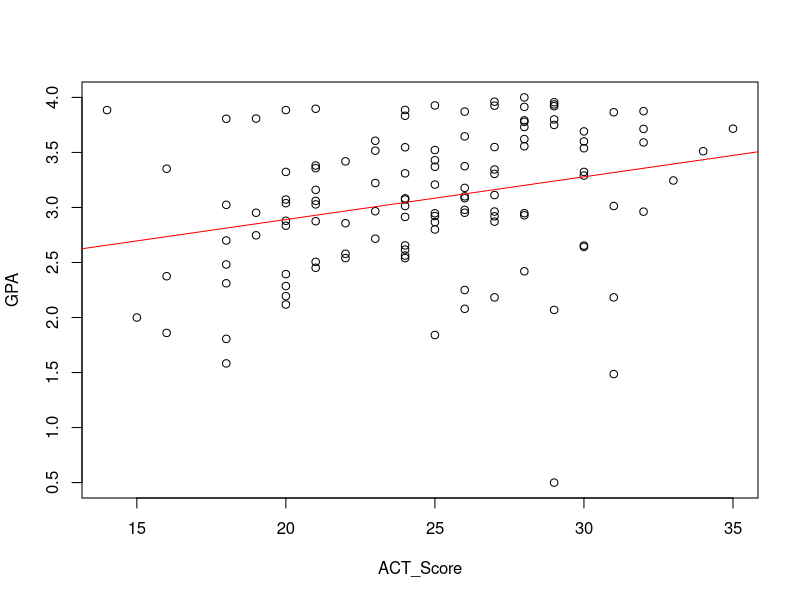
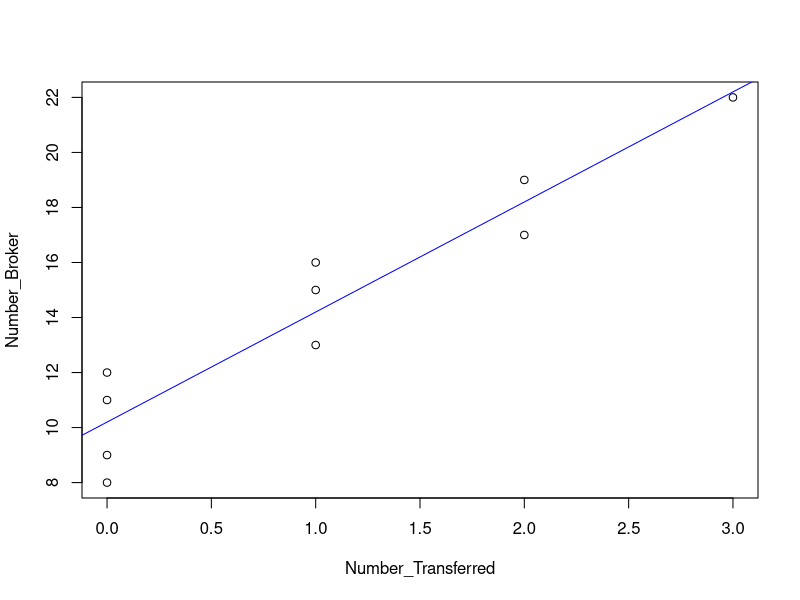
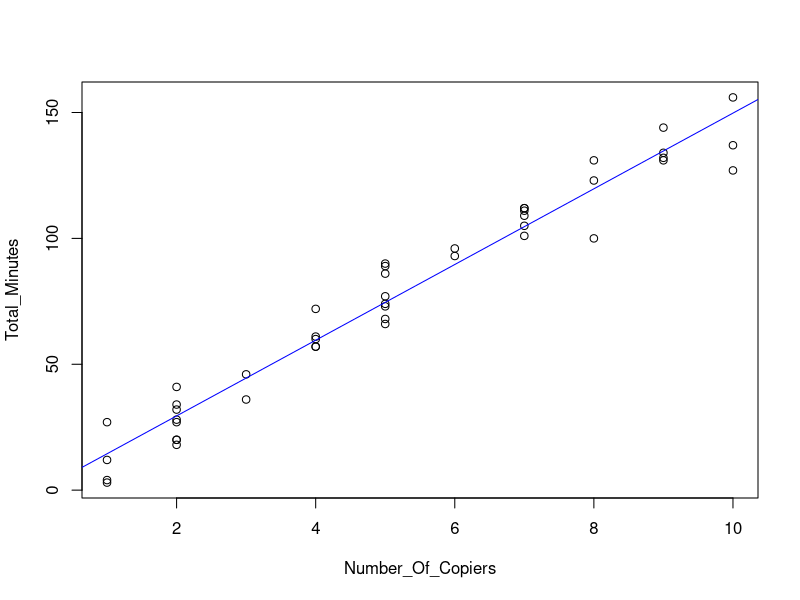
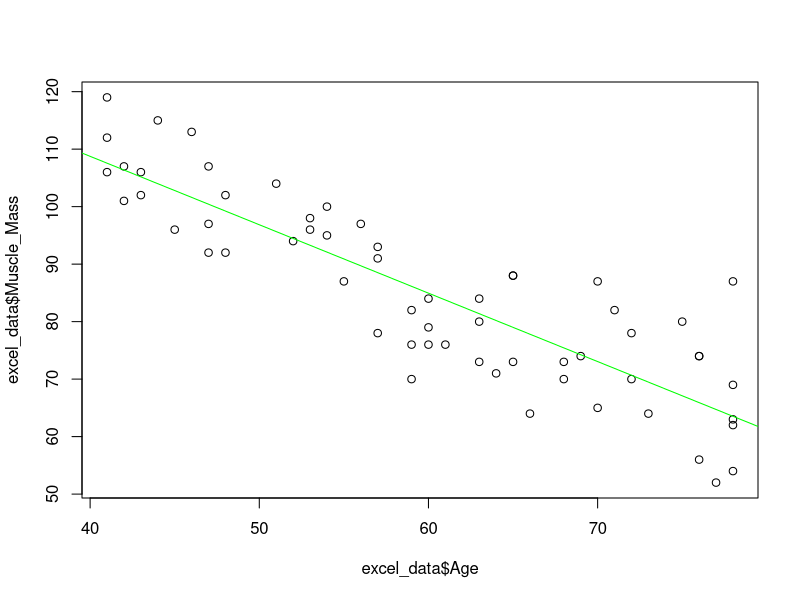
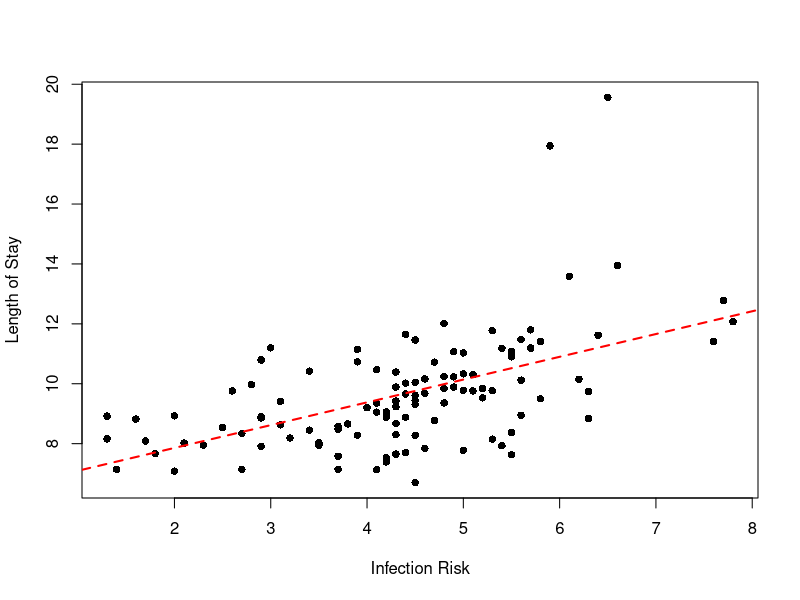
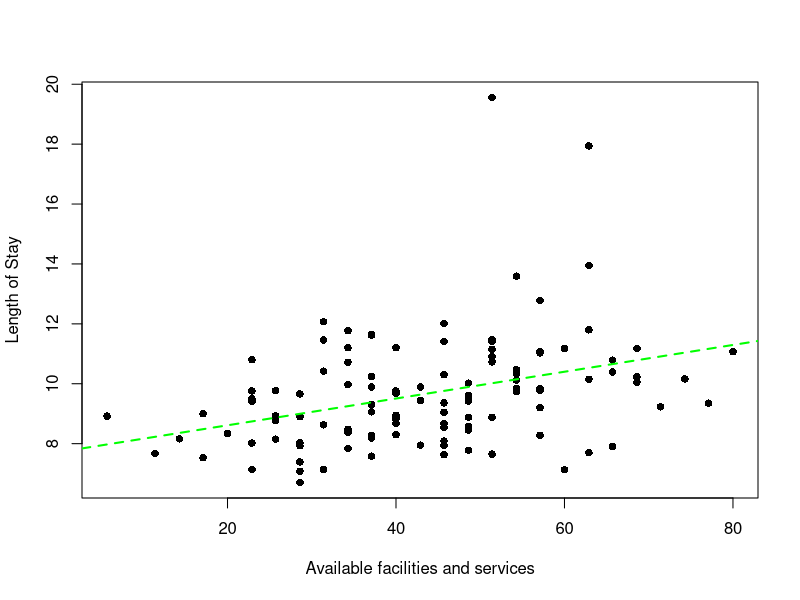
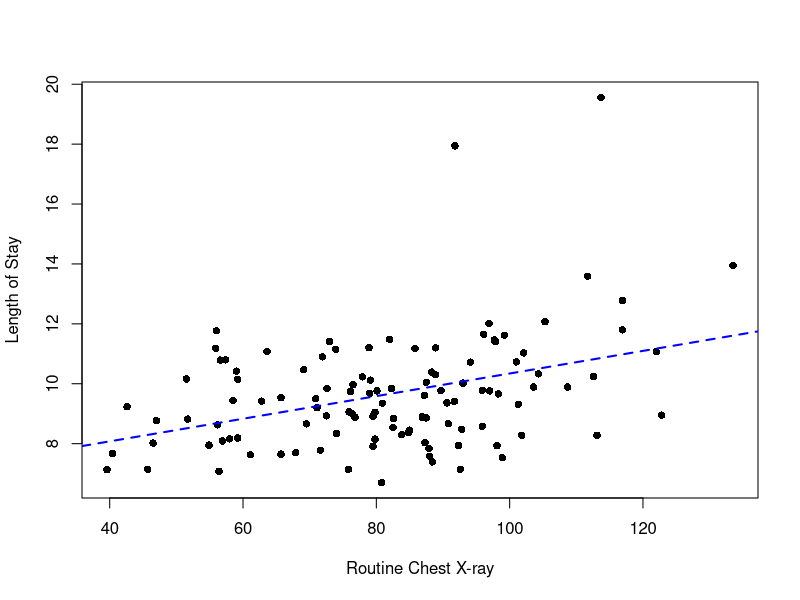

Recreate these plots in R, in order.
## ---- chunk 1
#Chad Huntebrinker
#Problem 2.4b
#Load the library and data in to R
library(readxl)

excel_data <- read_excel("Grade_Point_Average_Data.xlsx")

# GPA ~ ACT
# Fit the model and get the summary of the model
model_1 <- lm(GPA~ACT_Score,data=excel_data)
sum_of_model_1 <- summary(model_1)
sum_of_model_1
sum_of_model_1$coefficients[2,4]

# Plot the graph just to see
plot(GPA~ACT_Score,data=excel_data)
abline(model_1,col="red")

#Calculate the t score
b1 <- sum_of_model_1$coefficients[2, 1]
se_b1 <- sum_of_model_1$coefficients[2, 2]

#a = 0.01
t_1 <- b1 / se_b1

#If the t_1 > than the t score, than we conclude that H1 is true (which is B1 != 0)
t_1 > qt(0.995, 118)

#Problem 2.4c
#Calculate the p_value
p_1 <- 2 * (1 - pt(t_1, 118))

#If the p score is less than alpha, than H1 is true (which is B1 != 0)
p_1 < 0.01
## ---- chunk 2
#Chad Huntebrinker
#Problem 2.6b
#Load the library and data in to R
library(readxl)

excel_data <- read_excel("Airfreight_Breakage_Data.xlsx")

#Number_Broker ~ Number_Transferred
#Fit the model
model_2 <- lm(Number_Broker~Number_Transferred,data=excel_data)
sum_of_model_2 <- summary(model_2)
sum_of_model_2
sum_of_model_2$coefficients[2,4]

#Plot to see the graph
plot(Number_Broker~Number_Transferred, data = excel_data)
abline(model_2,col="blue")


#Calculate the t score
b1 <- sum_of_model_2$coefficients[2, 1]
se_b1 <- sum_of_model_2$coefficients[2, 2]

#a = 0.05
t_1 <- b1 / se_b1

#If the t_1 > than the t score, than we conclude that H1 is true (which is B1 != 0)
t_1 > qt(0.975, 8)

#Calculate the p_value
p_1 <- 2 * (1 - pt(t_1, 8))

#If the p score is less than alpha, than H1 is true (which is B1 != 0)
p_1 < 0.01

## ---- chunk 3
#Chad Huntebrinker
#Problem 2.14a
#Load the library and data in to R
library(readxl)

excel_data <- read_excel("Copier_Maintenance_Data.xlsx")

#Total_Minutes ~ Number_Of_Copiers
#Fit the model
model_3 <- lm(Total_Minutes~Number_Of_Copiers,data=excel_data)
sum_of_model_3 <- summary(model_3)

#Plot to see the graph
plot(Total_Minutes~Number_Of_Copiers, data = excel_data)
abline(model_3,col="blue")


#Get b1 and se_b1
b1 <- sum_of_model_3$coefficients[2, 1]
se_b1 <- sum_of_model_3$coefficients[2, 2]

#Get the mean service time for 6 copiers serviced
Y_hat <- predict(model_3, data.frame(Number_Of_Copiers=6))

#Now get the confidence interval
predict(model_3, data.frame(Number_Of_Copiers=6), interval = "confidence", level = 0.90)



## ---- chunk 4
#Chad Huntebrinker
#Problem 2.27a
#Load the library and data in to R
library(readxl)

excel_data <- read_excel("Muscle_Mass_Data.xlsx")

#Muscle_Mass ~ Age
#Fit the model
model_4 <- lm(Muscle_Mass~Age,data=excel_data)
sum_of_model_4 <- summary(model_4)

#Plot to see the graph
plot(excel_data$Muscle_Mass~excel_data$Age)
abline(model_4,col="green")


#Get b1 and se_b1
b1 <- summary(model_4)$coefficients[2, 1]
se_b1 <- summary(model_4)$coefficients[2, 2]

#Find t score
t_1 <- b1 / se_b1

#If the t_1 > than the t score, than we conclude that H1 is true (which is B1 != 0)
t_1 < qt(0.05, 58)

#Find p score
p_1 <- pt(t_1, 58)

#Problem 2.27c
qt(0.975, 58)
b1
se_b1

#Lower confidence
b1 - (qt(0.975, 58) * se_b1)

#Higher confidence
b1 + (qt(0.975, 58) * se_b1)

## ---- chunk 5
#Chad Huntebrinker
#Problem 2.65
#Load the library and data in to R
library(readxl)

excel_data <- read_excel("SENIC_Data.xlsx")

#First
#For Infection_Risk, plot the Data
plot(Length_of_Stay ~ Infection_Risk, data = excel_data, pch = 16, xlab = "Infection Risk", ylab = "Length of Stay")

#Fit a Linear Regression model
model_7 <- lm(Length_of_Stay ~ Infection_Risk, data = excel_data)

#Find b coefficients
b7_coefficients <- model_7$coefficients

#Add the fitted line
abline(b7_coefficients, lwd =2, lty =2, col="red")

#Second
#For Available_facilities_and_services, plot the Data
plot(Length_of_Stay ~ Available_facilities_and_services, data = excel_data, pch = 16, xlab = "Available facilities and services", ylab = "Length of Stay")

#Fit a Linear Regression model
model_8 <- lm(Length_of_Stay ~ Available_facilities_and_services, data = excel_data)

#Find b coefficients
b8_coefficients <- model_8$coefficients

#Add the fitted line
abline(b8_coefficients, lwd =2, lty =2, col="green")

#Third
#For Routine_Chest_X-ray, plot the Data
plot(Length_of_Stay ~ `Routine_Chest_X-ray`, data = excel_data, pch = 16, xlab = "Routine Chest X-ray", ylab = "Length of Stay")

#Fit a Linear Regression model
model_9 <- lm(Length_of_Stay ~ `Routine_Chest_X-ray`, data = excel_data)

#Find b coefficients
b9_coefficients <- model_9$coefficients

#Add the fitted line
abline(b9_coefficients, lwd =2, lty =2, col="blue")

#Get the summary of each model
sum7 <- summary(model_7)
sum8 <- summary(model_8)
sum9 <- summary(model_9)
sum7$coefficients[2,4]
sum8$coefficients[2,4]
sum9$coefficients[2,4]

#Calculate the t score
b7 <- summary(model_7)$coefficients[2, 1]
se_b7 <- summary(model_7)$coefficients[2, 2]

b8 <- summary(model_8)$coefficients[2, 1]
se_b8 <- summary(model_8)$coefficients[2, 2]

b9 <- summary(model_9)$coefficients[2, 1]
se_b9 <- summary(model_9)$coefficients[2, 2]

#a = 0.05
t_7 <- b7 / se_b7
t_8 <- b8 / se_b8
t_9 <- b9 / se_b9

#Calculate the lower and upper confidence bounds for each variable
b7 - (qt(0.975, 112) * se_b7)
b7 + (qt(0.975, 112) * se_b7)

b8 - (qt(0.975, 112) * se_b8)
b8 + (qt(0.975, 112) * se_b8)

b9 - (qt(0.975, 112) * se_b9)
b9 + (qt(0.975, 112) * se_b9)
